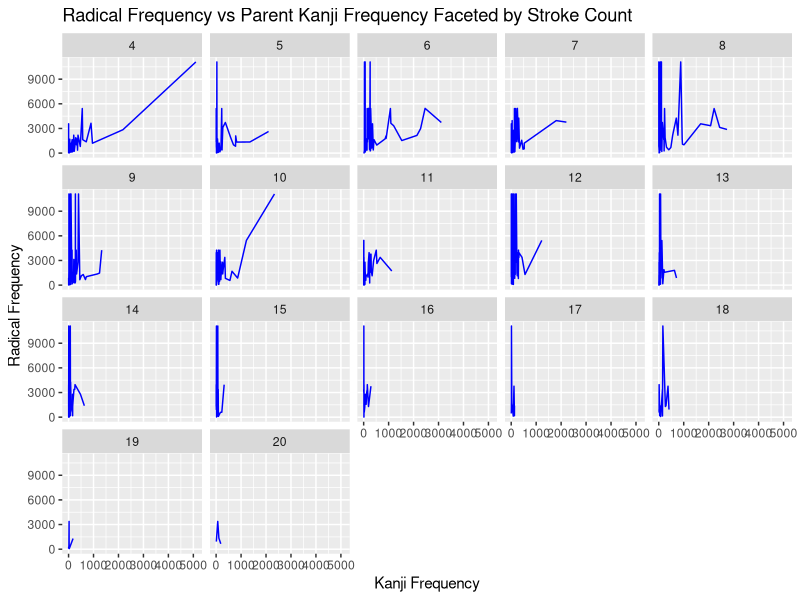
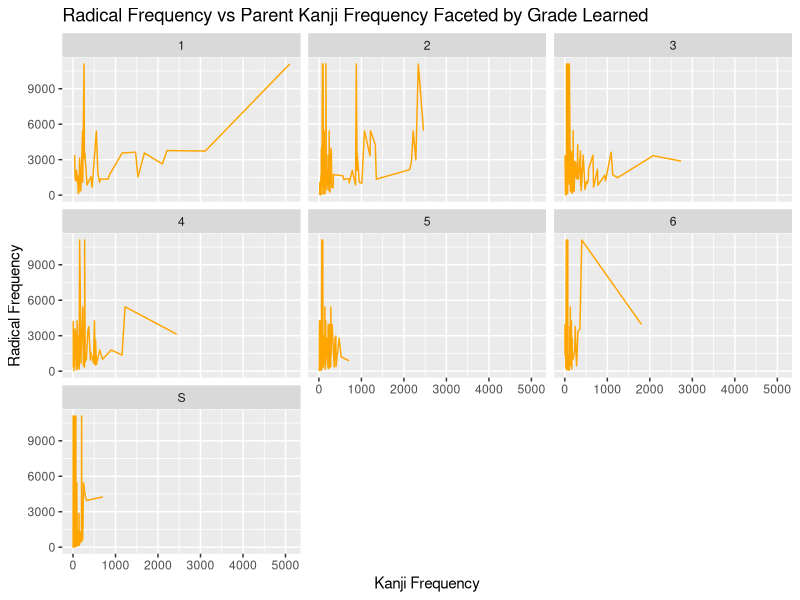
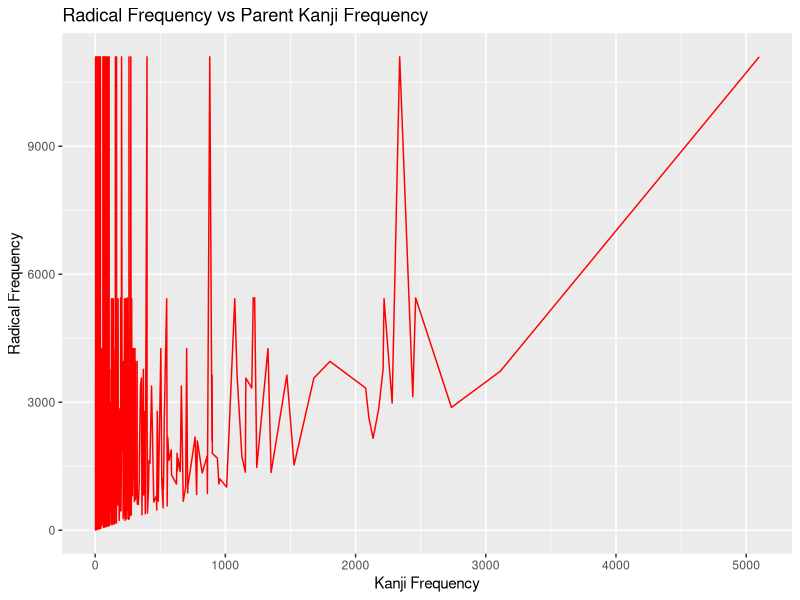
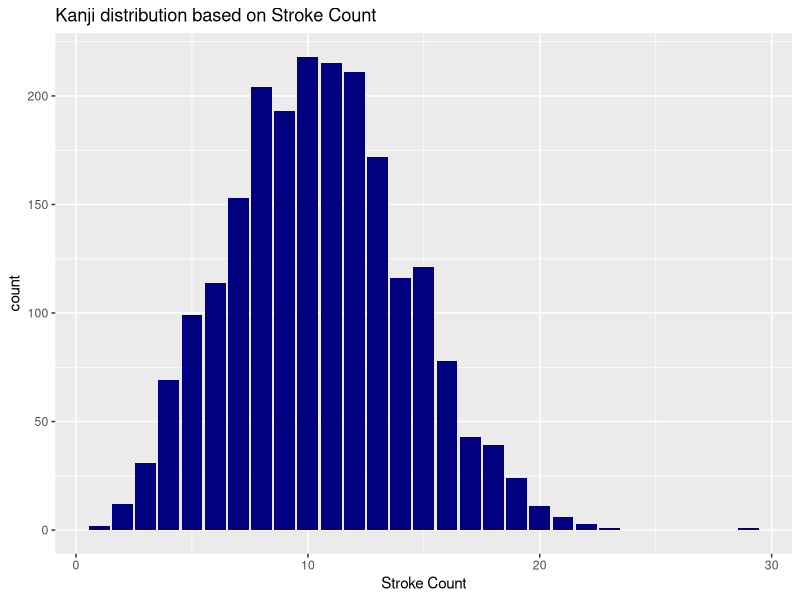
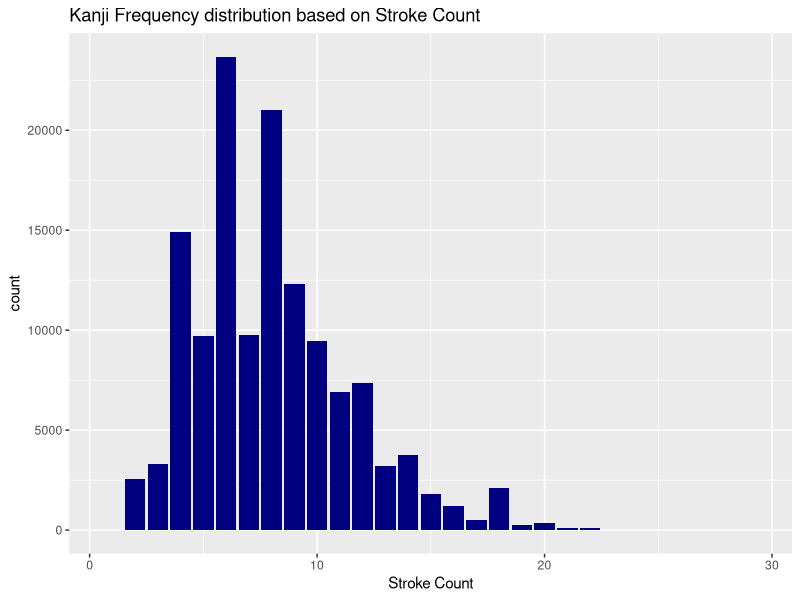

Here is the R script that generated these plots, in order:
## ---- chunk 1
library(tidyverse)
library(ggplot2)

joyoKanji <- read.csv("joyo_kanji.csv")
lemmaFrequency <- read.csv("japanese_lemmas.csv")

head(joyoKanji, 10)
## ---- chunk 2
head(lemmaFrequency, 10)
## ---- chunk 3
joyoKanjiReduced <- joyoKanji |>
  select(new, radical, strokes, grade) |>
  rename(kanji = new)

kanjiFrequency <- lemmaFrequency |>
  mutate(kanji = strsplit(as.character(lemma), "")) |>
  unnest(kanji) |>
  group_by(kanji) |>
  summarize(frequency = sum(frequency))
## ---- chunk 4
WrangledSet <- left_join(
  joyoKanjiReduced,
  kanjiFrequency,
  by = "kanji"
)
## ---- chunk 5
radicalFrequency <- WrangledSet |>
  group_by(radical) |>
  summarize(radicalFrequency = sum(frequency))

WrangledSet <- WrangledSet |>
  left_join(radicalFrequency, by = "radical") |>
  filter(!is.na(radicalFrequency))

WrangledSet
## ---- chunk 6
WrangledSet |>
  filter(strokes >= 4 & strokes <= 20) |>
  ggplot() +
  geom_line(mapping = aes(x = frequency, y = radicalFrequency), color = "blue") +
  facet_wrap(~ strokes) +
  labs(
    x = "Kanji Frequency",
    y = "Radical Frequency",
    title = "Radical Frequency vs Parent Kanji Frequency Faceted by Stroke Count"
  )
## ---- chunk 7
WrangledSet |>
  ggplot() +
  geom_line(mapping = aes(x = frequency, y = radicalFrequency), color = "orange") +
  facet_wrap(~ grade) +
  labs(
    x = "Kanji Frequency",
    y = "Radical Frequency",
    title = "Radical Frequency vs Parent Kanji Frequency Faceted by Grade Learned"
  )
## ---- chunk 8
WrangledSet |>
  ggplot() +
  geom_line(mapping = aes(x = frequency, y = radicalFrequency), color = "red") +
  labs(
    x = "Kanji Frequency",
    y = "Radical Frequency",
    title = "Radical Frequency vs Parent Kanji Frequency"
  )
## ---- chunk 9
joyoKanji |>
  group_by(strokes) |>
  summarize(count = n()) |>
  ggplot() +
  geom_bar(mapping = aes(x = strokes, y = count), fill = "navy", stat = "identity") +
  labs(
    x = "Stroke Count",
    title = "Kanji distribution based on Stroke Count"
  )
## ---- chunk 10
WrangledSet |>
  group_by(strokes) |>
  summarize(count = sum(frequency)) |>
  ggplot() +
  geom_bar(mapping = aes(x = strokes, y = count), fill = "navy", stat = "identity") +
  labs(
    x = "Stroke Count",
    title = "Kanji Frequency distribution based on Stroke Count"
  )
## ---- chunk 11
joinWithJoyoKanji <- function(set, by) {
  left_join(joyoKanji, set, by)
}
